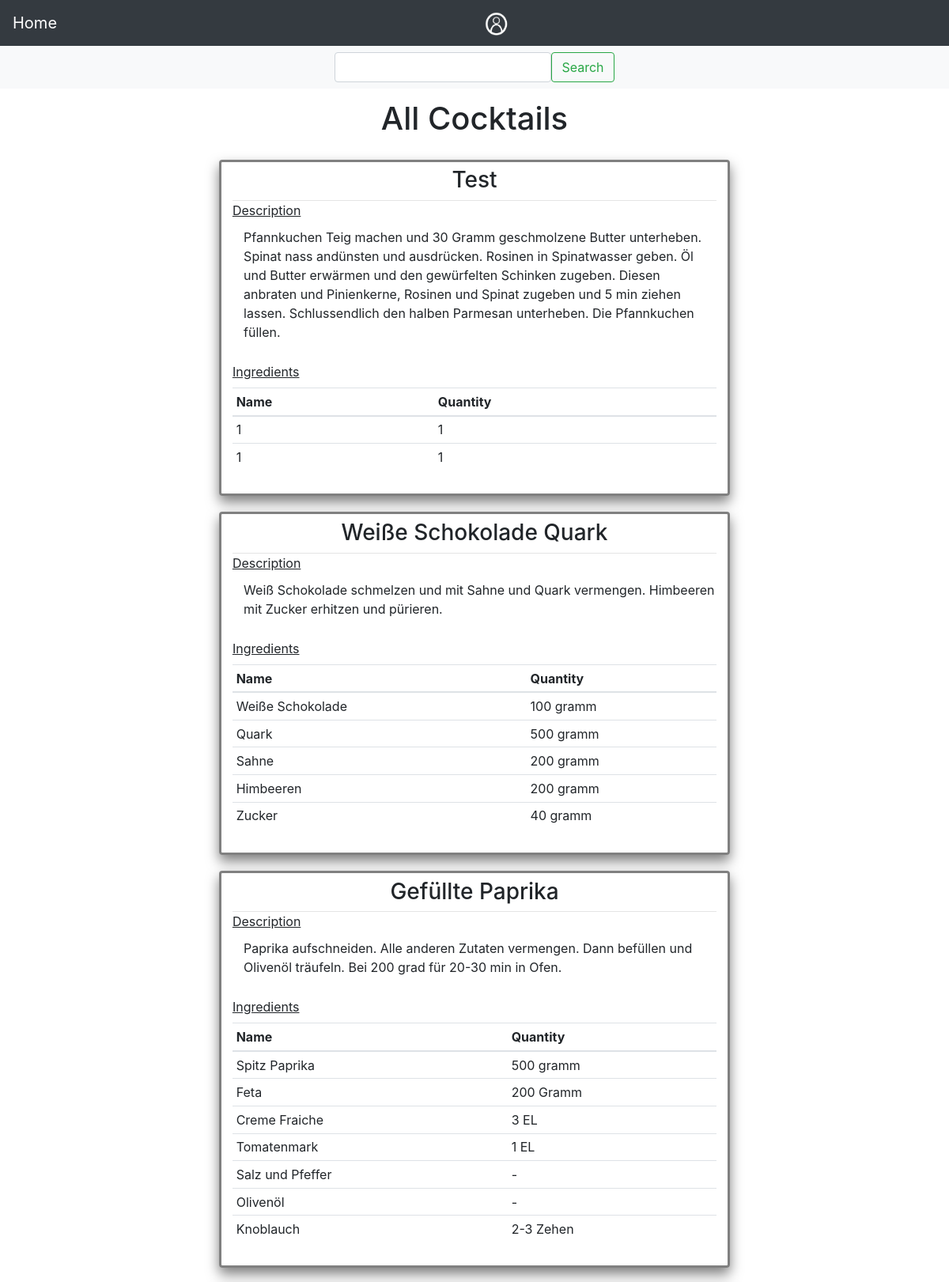
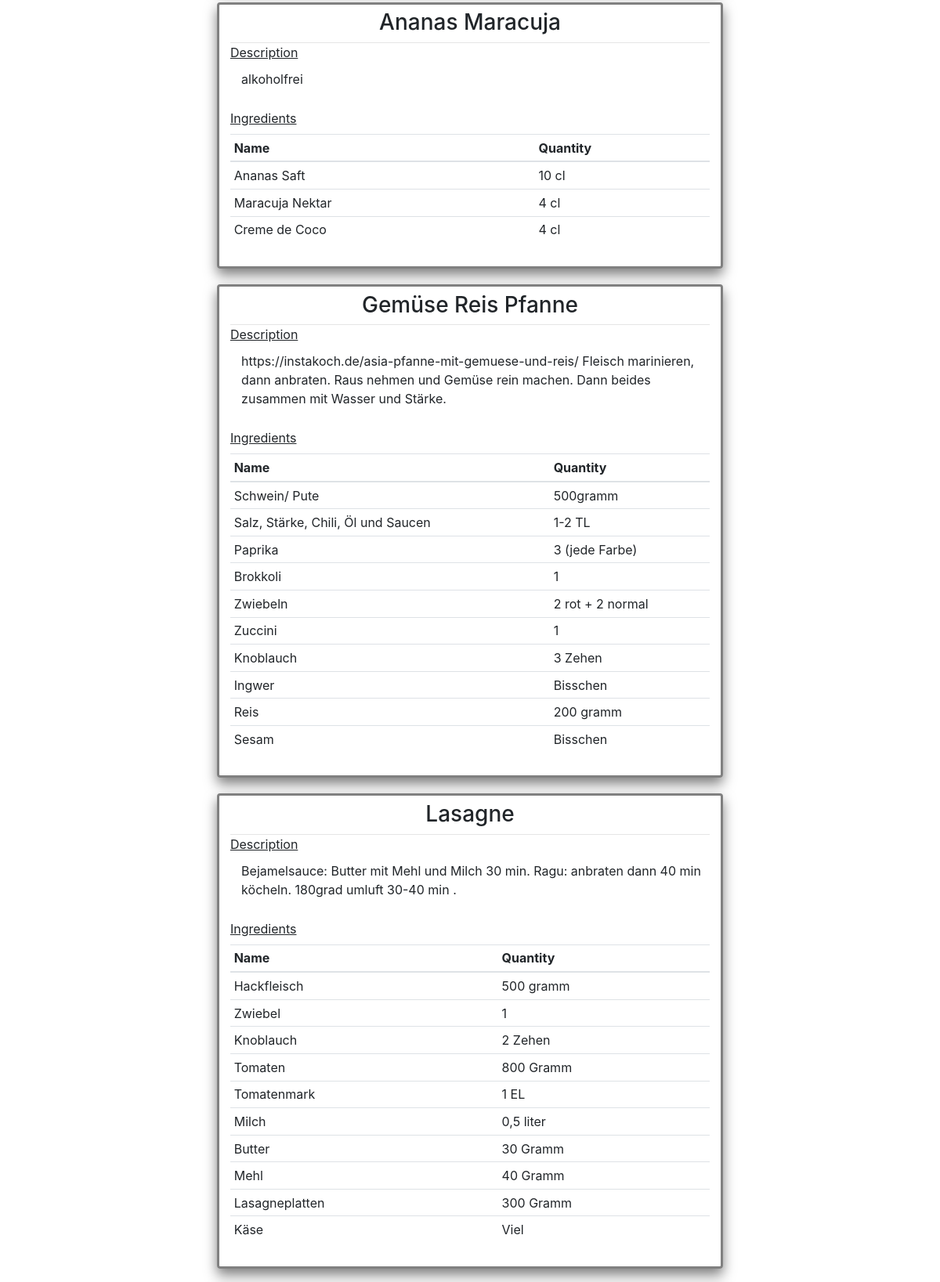
/index (upper part), run on the app's committed database (2 pictures, top to bottom).
### app/models.py (models this page shows, shortened)
class Cocktail(db.Model):
    __tablename__ = 'cocktail'
    __searchable__ = ['name']
    key = db.Column(Integer, primary_key=True)
    name = db.Column(String(100), index=True, unique=True)
    desc = db.Column(String(400), index=True)
    timestamp = db.Column(db.DateTime, index=True, default=datetime.utcnow)
    picture = db.Column(String(64), index=True, unique=True, default=None)
    ingredients = db.relationship('Ingredient', backref='parent', lazy='dynamic')
    user_id = db.Column(db.Integer, db.ForeignKey('user.id'))
    " A was_published_recently function would be nice"

class Ingredient(db.Model):
    __tablename__ = "ingredient"
    key = db.Column(Integer, primary_key=True)
    cocktail_key = db.Column(Integer, ForeignKey('cocktail.key'))
    name = db.Column(String, index=True)
    quantity = db.Column(String, index=True)

### app/main/routes.py (the view)
@bp.route('/')
@bp.route('/index')
def index():
    page = request.args.get('page', 1, type=int)
    cocktails = Cocktail.query.order_by(Cocktail.timestamp.desc()).paginate(
        page, current_app.config['POSTS_PER_PAGE'], False)
    ing_dict = {}
    for ct in cocktails.items:
        ings = ct.ingredients
        ing_dict[ct.name] = ings
    next_url = url_for('main.index', page=cocktails.next_num) \
        if cocktails.has_next else None
    prev_url = url_for('main.index', page=cocktails.prev_num) \
        if cocktails.has_prev else None
    return render_template('main/home.html', cocktails=cocktails.items, ingredients=ing_dict, next_url=next_url,
                           prev_url=prev_url)

### app/main/forms.py
class SearchForm(FlaskForm):
    term = StringField('Search', validators=[DataRequired()])
    filter = SelectField(u'Cocktail', choices=[('Cocktail', 'Cocktail'), ('Ingredient', 'Ingredient')])
    submit = SubmitField('Search')

### app/main/routes.py (called while the page is built)
@bp.before_app_request
def before_request():
    g.search_form = SearchForm()
    if request.endpoint == 'main.search':
        g.search_form = SearchForm(term=request.args.get('term'), filter=request.args.get('filter'))

### app/templates/main/home.html (shortened to what this page needs)
{% extends "base.html" %}
{% set active_page = "index" %}
{% block header %} All Cocktails {% endblock %}
{% block second_nav %}
{% include 'main/__search_nav.html' %}
{% endblock %}
{% block content %}
    <div id="cocktailList" class="">
    {% for cocktail in cocktails %}
        {% include 'main/__cocktail_card.html' %}
    {% endfor %}
    </div>
{% endblock %}

### app/templates/main/__cocktail_card.html (shortened to what this page needs)
<article class="cocktail">
            <h3>{{ cocktail.name }}</h3>
            <hr>
            <label><u>Description</u></label>
            <article>{{ cocktail.desc }}</article><br>
            <label><u>Ingredients</u></label><br>
            <table class=" table table-hover table-sm ingredients">
            <thead>
            <tr>
                <th scope="col">Name</th>
                <th scope="col"> Quantity</th>
            </tr>
            </thead>
                <tbody>
                {% for ing in ingredients[cocktail.name] %}
                    <tr>
                    <td {% if loop.index  != 0 %} scope="row" {% endif %}>{{ ing.name }}</td>
                    <td>{{ ing.quantity }}</td>
                    </tr>
                {% endfor %}
                </tbody>
            </table>
</article>

### app/static/css/style.css (style rules this page uses)
#cocktailList { align-content: center; max-width: 1000px; margin: auto; }
.cocktail { margin: 2%; margin-top: 3%; padding: 2%; padding-top: 1%; border: gray; border-style: solid; border-width: medium; border-radius: 4px; background-color: rgba(255, 255, 255, 0.9); box-shadow: 0 8px 16px 0 rgba(0,0,0,0.5); transition: 0.3s; }
.cocktail h3 { text-align: center; }
.cocktail article { margin-left: 2%; padding: 2px; background-color: white ; }
hr { margin: auto; }

### data on the page
Cocktail: name "Test", desc "Pfannkuchen Teig machen und 30 Gramm geschmolzene Butter unterheben. Spinat nass andünsten und ausdrücken. Rosinen in Spinatwasser geben. Öl und Butter erwärmen und den gewürfelten Schinken zugeben. Diesen anbraten und Pinienkerne, Rosinen und Spinat zugeben und 5 min ziehen lassen. Schlussendlich den halben Parmesan unterheben. Die Pfannkuchen füllen."
Ingredient: name "1", quantity "1"
Ingredient: name "1", quantity "1"
Cocktail: name "Weiße Schokolade Quark", desc "Weiß Schokolade schmelzen und mit Sahne und Quark vermengen. Himbeeren mit Zucker erhitzen und pürieren."
Ingredient: name "Weiße Schokolade", quantity "100 gramm"
Ingredient: name "Quark", quantity "500 gramm"
Ingredient: name "Sahne", quantity "200 gramm"
Ingredient: name "Himbeeren", quantity "200 gramm"
Ingredient: name "Zucker", quantity "40 gramm"
Cocktail: name "Gefüllte Paprika", desc "Paprika aufschneiden. Alle anderen Zutaten vermengen. Dann befüllen und Olivenöl träufeln. Bei 200 grad für 20-30 min in Ofen."
Ingredient: name "Spitz Paprika", quantity "500 gramm"
Ingredient: name "Feta", quantity "200 Gramm"
Ingredient: name "Creme Fraiche", quantity "3 EL"
Ingredient: name "Tomatenmark", quantity "1 EL"
Ingredient: name "Salz und Pfeffer", quantity "-"
Ingredient: name "Olivenöl", quantity "-"
Ingredient: name "Knoblauch", quantity "2-3 Zehen"
Cocktail: name "Ananas Maracuja", desc "alkoholfrei"
Ingredient: name "Ananas Saft", quantity "10 cl"
Ingredient: name "Maracuja Nektar", quantity "4 cl"
Ingredient: name "Creme de Coco", quantity "4 cl"
Cocktail: name "Gemüse Reis Pfanne", desc "https://instakoch.de/asia-pfanne-mit-gemuese-und-reis/ Fleisch marinieren, dann anbraten. Raus nehmen und Gemüse rein machen. Dann beides zusammen mit Wasser und Stärke."
Ingredient: name "Schwein/ Pute", quantity "500gramm"
Ingredient: name "Salz, Stärke, Chili, Öl und Saucen", quantity "1-2 TL"
Ingredient: name "Paprika", quantity "3 (jede Farbe)"
Ingredient: name "Brokkoli", quantity "1"
Ingredient: name "Zwiebeln", quantity "2 rot + 2 normal"
Ingredient: name "Zuccini", quantity "1"
Ingredient: name "Knoblauch", quantity "3 Zehen"
Ingredient: name "Ingwer", quantity "Bisschen"
Ingredient: name "Reis", quantity "200 gramm"
Ingredient: name "Sesam", quantity "Bisschen"
Cocktail: name "Lasagne", desc "Bejamelsauce: Butter mit Mehl und Milch 30 min. Ragu: anbraten dann 40 min köcheln. 180grad umluft 30-40 min ."
Ingredient: name "Hackfleisch", quantity "500 gramm"
Ingredient: name "Zwiebel", quantity "1"
Ingredient: name "Knoblauch", quantity "2 Zehen"
Ingredient: name "Tomaten", quantity "800 Gramm"
Ingredient: name "Tomatenmark", quantity "1 EL"
Ingredient: name "Milch", quantity "0,5 liter"
Ingredient: name "Butter", quantity "30 Gramm"
Ingredient: name "Mehl", quantity "40 Gramm"
Ingredient: name "Lasagneplatten", quantity "300 Gramm"
Ingredient: name "Käse", quantity "Viel"
